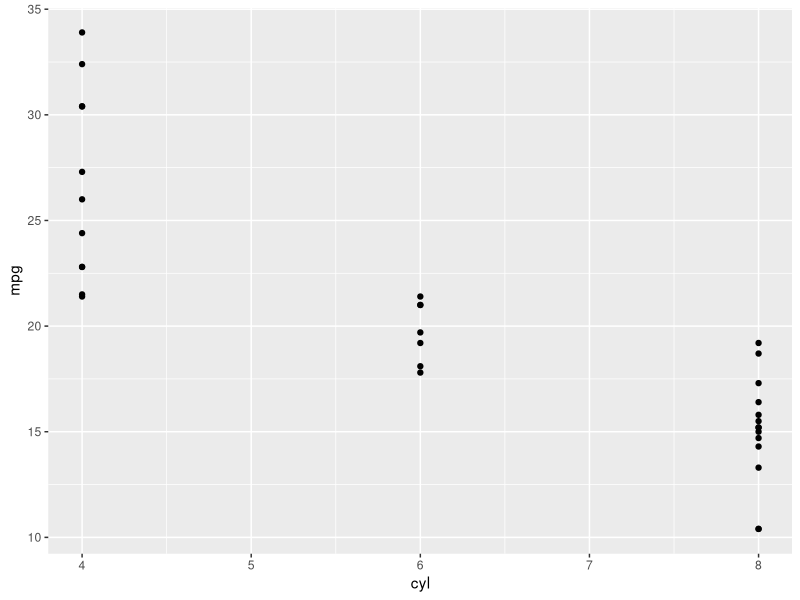
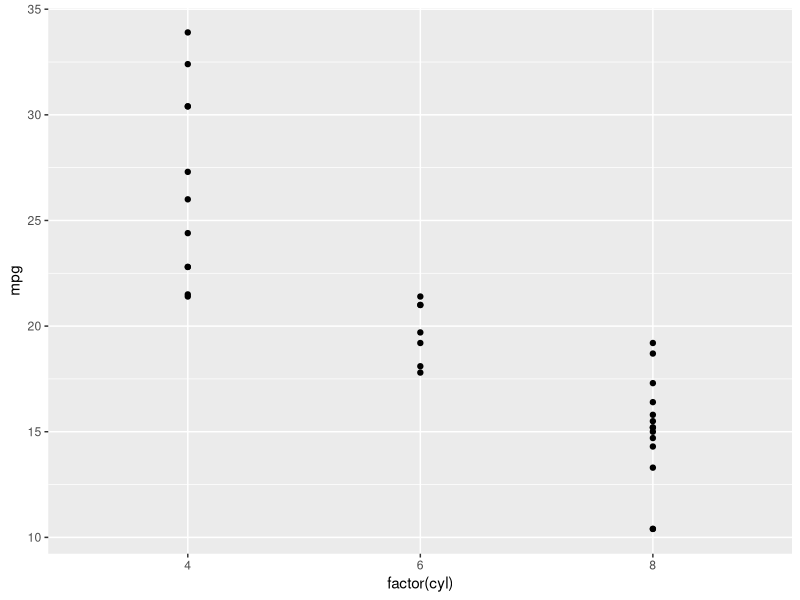
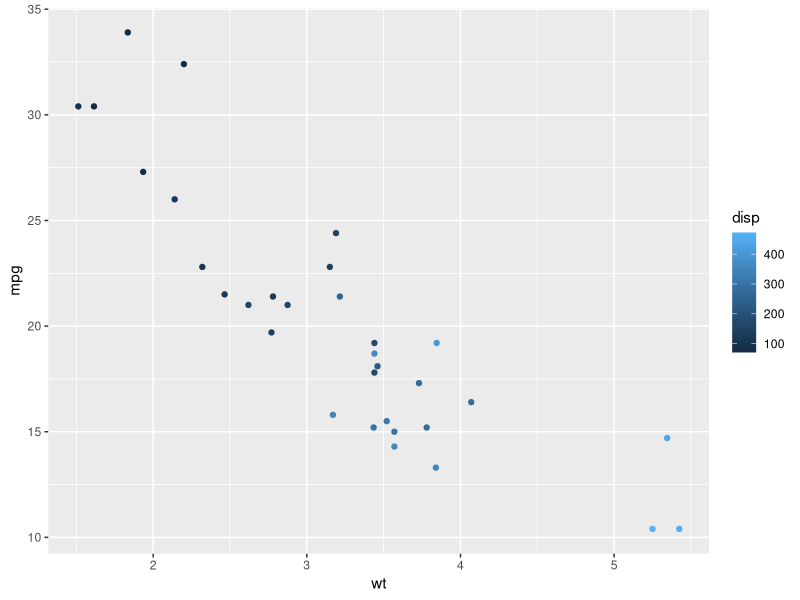
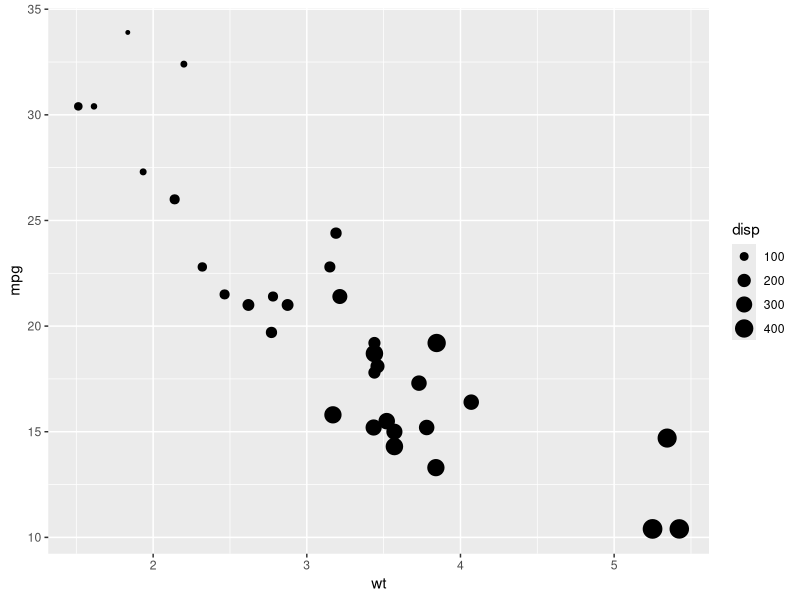
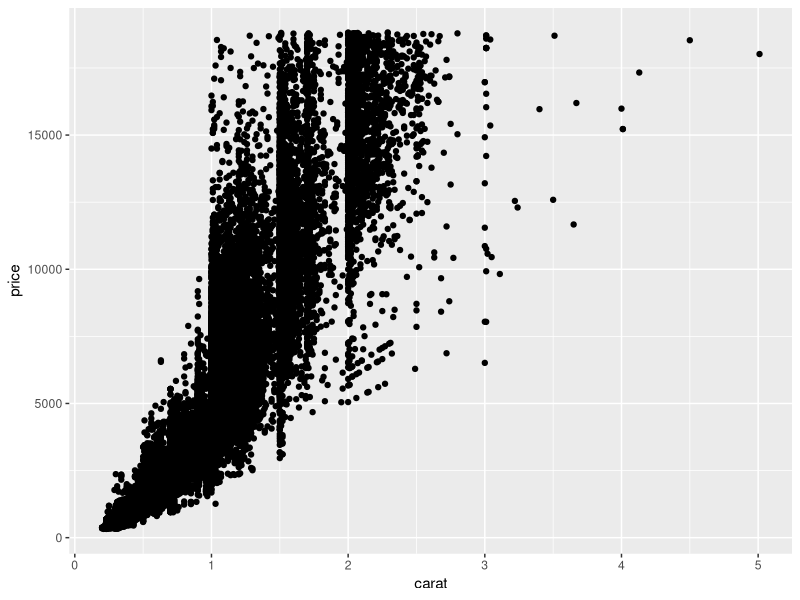
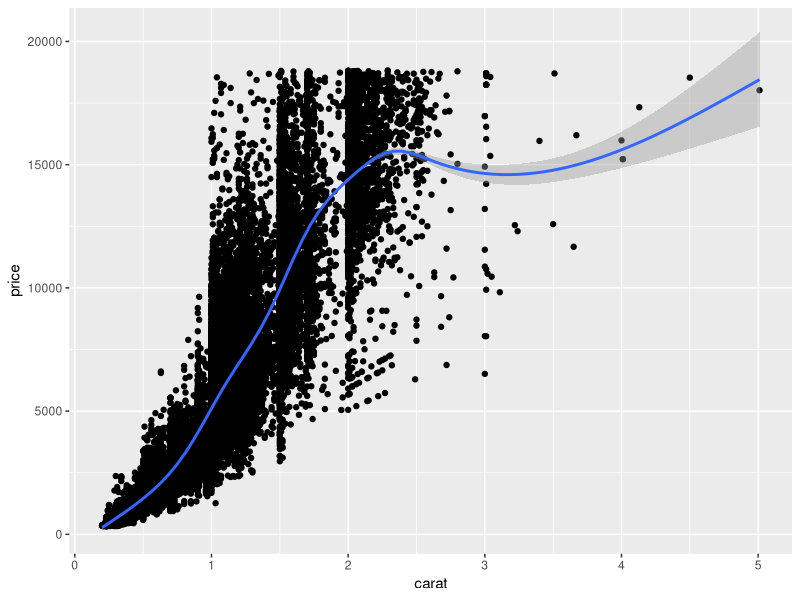
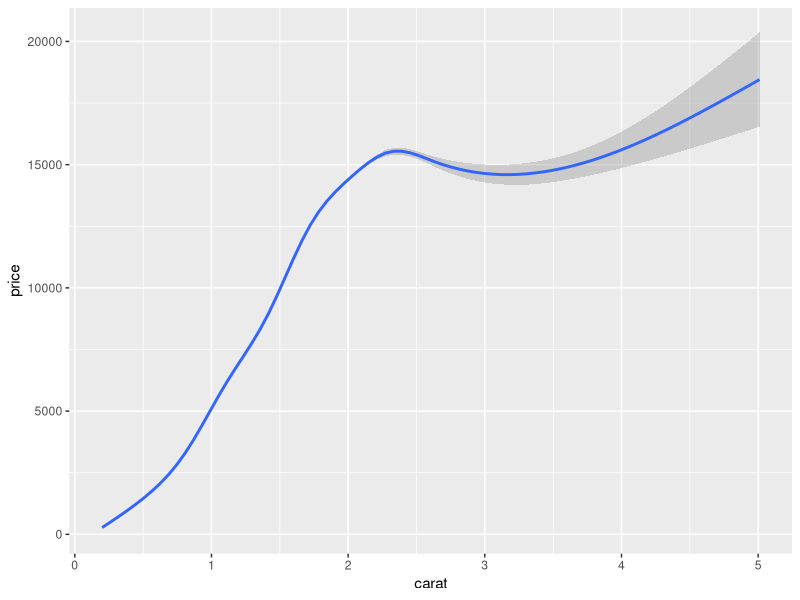
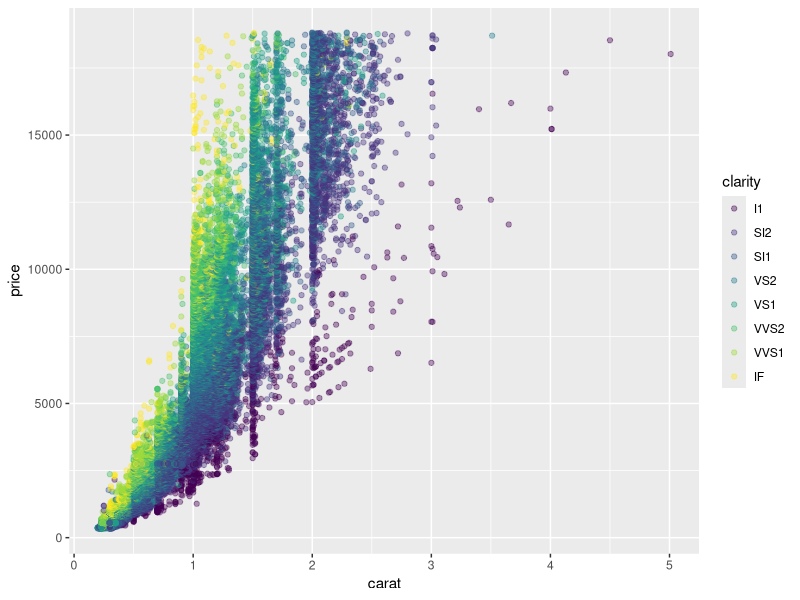

Recreate these plots in R, in order. (Note: this script raises an error after producing the figures.)
library('ggplot2')

str(mtcars)

ggplot(mtcars, aes(x= cyl, y= mpg)) + geom_point() # 4 5 6 7 8 

ggplot(mtcars, aes(x = factor(cyl), y= mpg)) + geom_point() #  4 6 8 

ggplot(mtcars, aes(x = wt, y = mpg, color = disp)) +
  geom_point()    # Setting Color to displacement

ggplot(mtcars, aes(x = wt, y = mpg, size = disp)) +
  geom_point()    # Setting size to displacement

data("diamonds")
str(diamonds)

ggplot(diamonds, aes(x = carat, y = price)) + geom_point() # Normal Plot

# Geom_smooth draws a line over the points
ggplot(diamonds, aes(x = carat, y = price)) + geom_point() + geom_smooth() 

# Add just the line
ggplot(diamonds, aes(x = carat, y = price)) + geom_smooth()

# Make the scatter plot point transparent
ggplot(diamonds, aes(x = carat, y = price, color = clarity)) + geom_point(alpha = 0.4)

# Plot only the line
ggplot(diamonds, aes(x = carat, y = price, color = clarity)) + geom_smooth()

# Adding multiple layers in the ggplot

dia_plot <- ggplot(diamonds, aes(x = carat, y = price))
dia_plot + geom_point(aes(color = clarity)) 

# Add smooth without shades and plot points with clairty to color
dia_plot + geom_point(alpha =0.2) + geom_smooth(aes(col = clarity), se = FALSE) 

# Plotting with Linear Model
ggplot(mtcars, aes(x = wt, y = mpg, col = factor(cyl))) +geom_point() + geom_smooth(method = "lm", se = FALSE) + geom_smooth(aes(group = 1),se = FALSE, method = "lm", linetype = 2)

# Tidy Date : iris.tidy

library(tidyr)
iris.tidy <- iris %>% gather(key, Value, -Species) %>% separate(key, c("Part", "Measure"), "\\.")

iris$Flower <- 1:nrow(iris)
iris.wide <- iris %>%
  gather(key, value, -Species, -Flower) %>%
  separate(key, c("Part", "Measure"), "\\.") %>%
  spread(Measure, value)

# plotting above mentioned iris.wide data

ggplot(iris.wide, aes(x = Length, y = Width, color = Part)) +
  geom_jitter() +
  facet_grid(. ~ Species)

# Applying various Aesthetics

# Change Shape (Circle) and Size
ggplot(mtcars, aes(x= wt,y=mpg,col= factor(cyl))) +
  geom_point(shape=1, size=4)

# CHange Shape to 21 and add 2 aesthetic to a dot

ggplot(mtcars, aes(x = wt, y = mpg, fill = factor(cyl), col=factor(am))) +
  geom_point(shape = 21, size = 4, alpha=0.6)

# various aesthetics on cyl:

ggplot(mtcars, aes(x=wt, y=mpg, alpha=cyl)) + geom_point()

ggplot(mtcars, aes(x=wt, y=mpg, shape=factor(cyl))) + geom_point()

ggplot(mtcars, aes(x=wt, y=mpg,label=cyl)) + geom_point()  + geom_text()


# Chnaging the aesthetic and attributes 
# The attribute values has more precedence

my_color <- "#4ABEFF"
ggplot(mtcars, aes(x=wt, y=mpg, col=cyl)) + geom_point()

ggplot(mtcars, aes(x=wt, y=mpg, col=cyl)) + geom_point(color=my_color)

ggplot(mtcars, aes(x=wt, y=mpg, fill=cyl)) + geom_point(size=10, shape=23, color=my_color)

# Adding the geom_text() for inserting label instead of points
# Warning: Bad Plot

ggplot(mtcars, aes(x = wt, y = mpg, fill = cyl)) + geom_text(label=rownames(mtcars), color= "red")

# Working on aesthetic mapping

ggplot(mtcars, aes(x=mpg, y=qsec, color=factor(cyl),shape=factor(am), size= hp/wt)) + geom_point()


# Modifying Aesthetics
cyl.am <- ggplot(mtcars, aes(x = factor(cyl), fill = factor(am)))
val = c("#E41A1C", "#377EB8")
lab = c("Manual", "Automatic")
cyl.am +
  geom_bar(position = "dodge") +
  scale_x_discrete("Cylinders") + 
  scale_y_continuous("Number") +
  scale_fill_manual("Transmission", 
                    values = val,
                    labels = lab) 

# Overcoming Overplotting

ggplot(diamonds, aes(x=clarity, y= carat, color=price)) + geom_point(alpha=0.5, position="jitter")


# Scatter PLot with Jittering

ggplot(Vocab, aes(x=education, y=vocabulary))+geom_jitter(alpha=0.2, shape=1)

# Plotting Histograms

ggplot(mtcars, aes(x = mpg)) +
  geom_histogram(aes(y= ..density..),binwidth= 1, fill = "#377EB8")


# Draw a bar plot of cyl, filled according to am
ggplot(mtcars, aes(x =cyl, fill = am)) + geom_bar()

# Change the position argument to stack
ggplot(mtcars, aes(x =cyl, fill = am)) + geom_bar(position = "stack")


# Change the position argument to fill
ggplot(mtcars, aes(x =cyl, fill = am)) + geom_bar(position = "fill")


# Change the position argument to dodge
ggplot(mtcars, aes(x =cyl, fill = am)) + geom_bar(position = "dodge")

# A basic histogram, add coloring defined by cyl
ggplot(mtcars, aes(mpg,fill=cyl)) +
  geom_histogram(binwidth = 1)

# Change position to identity
ggplot(mtcars, aes(mpg,fill=cyl)) +
  geom_histogram(binwidth = 1, position="identity")


# Change geom to freqpoly (position is identity by default)
ggplot(mtcars, aes(mpg,color=cyl)) +
  geom_freqpoly()

# Plot education on x and vocabulary on fill
# Use the default brewed color palette
ggplot(Vocab, aes(x = education, fill = vocabulary)) +
  geom_bar(position = "fill") +
  scale_fill_brewer()


# CReate your own Pallete

blues <- brewer.pal(9, "Blues")
blue_range <- colorRampPalette(blues)
ggplot(Vocab, aes(x = education, fill = vocabulary)) +
  geom_bar(position = "fill") +
  scale_fill_manual(values = blue_range(11))


#Overlapping Histograms

ggplot(mtcars, aes(mpg, fill = cyl)) +
  geom_histogram(binwidth = 1, position="identity", alpha=0.4)

# Working on line Graphs

# Print out head of economics
head(economics)

# Plot unemploy as a function of date using a line plot
ggplot(economics, aes(x = date, y = unemploy)) + geom_line()


# Adjust plot to represent the fraction of total population that is unemployed
ggplot(economics, aes(x = date, y = unemploy/pop)) + geom_line()

# Showcase Unemployment series along iwth the recession period in rectangle box

ggplot(economics, aes(x = date, y = unemploy/pop)) +
  geom_rect(data = recess,
            aes(xmin = begin, xmax = end, ymin = -Inf,ymax = +Inf),
            inherit.aes = FALSE, fill = "red", alpha = 0.2) +
  geom_line()

# Multiple time Series

ggplot(fish.tidy, aes(x = Year, y = Capture, color= Species)) + geom_line()

# Using the Qplot

qplot(factor(cyl),y=factor(vs), data= mtcars, geom = "jitter")

# 2 - qplot with geom "dotplot", binaxis = "y" and stackdir = "center"
qplot(
  cyl, wt,
  data =mtcars,
  fill = am,
  geom = "dotplot",
  binaxis = "y",
  stackdir = "center")